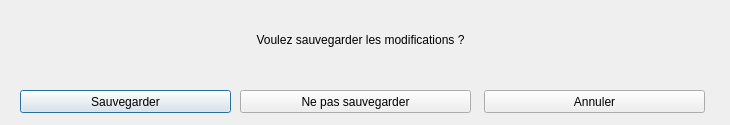
<?xml version="1.0" encoding="UTF-8"?>
<ui version="4.0">
 <class>Dialog_Sauv_Level</class>
 <widget class="QDialog" name="Dialog_Sauv_Level">
  <property name="geometry">
   <rect>
    <x>0</x>
    <y>0</y>
    <width>730</width>
    <height>125</height>
   </rect>
  </property>
  <property name="windowTitle">
   <string>Dialog</string>
  </property>
  <widget class="QLabel" name="label">
   <property name="geometry">
    <rect>
     <x>30</x>
     <y>30</y>
     <width>661</width>
     <height>20</height>
    </rect>
   </property>
   <property name="text">
    <string>Voulez sauvegarder les modifications ?</string>
   </property>
   <property name="alignment">
    <set>Qt::AlignCenter</set>
   </property>
  </widget>
  <widget class="QPushButton" name="button_save">
   <property name="geometry">
    <rect>
     <x>20</x>
     <y>90</y>
     <width>211</width>
     <height>23</height>
    </rect>
   </property>
   <property name="text">
    <string>Sauvegarder</string>
   </property>
  </widget>
  <widget class="QPushButton" name="button_no_save">
   <property name="geometry">
    <rect>
     <x>240</x>
     <y>90</y>
     <width>231</width>
     <height>23</height>
    </rect>
   </property>
   <property name="text">
    <string>Ne pas sauvegarder</string>
   </property>
  </widget>
  <widget class="QPushButton" name="button_cancel">
   <property name="geometry">
    <rect>
     <x>484</x>
     <y>90</y>
     <width>221</width>
     <height>23</height>
    </rect>
   </property>
   <property name="text">
    <string>Annuler</string>
   </property>
  </widget>
 </widget>
 <resources/>
 <connections/>
</ui>
